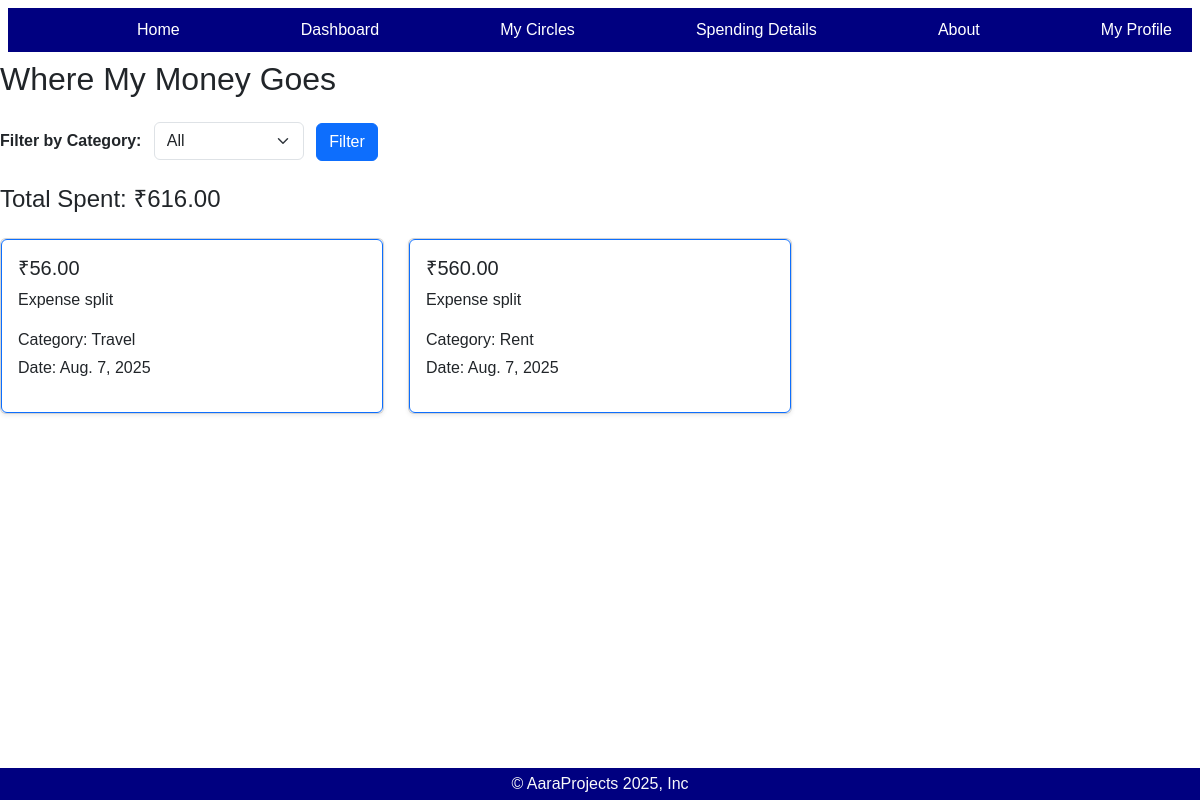
/Filters/details/ (signed in), run on an earlier commit of the app's database.
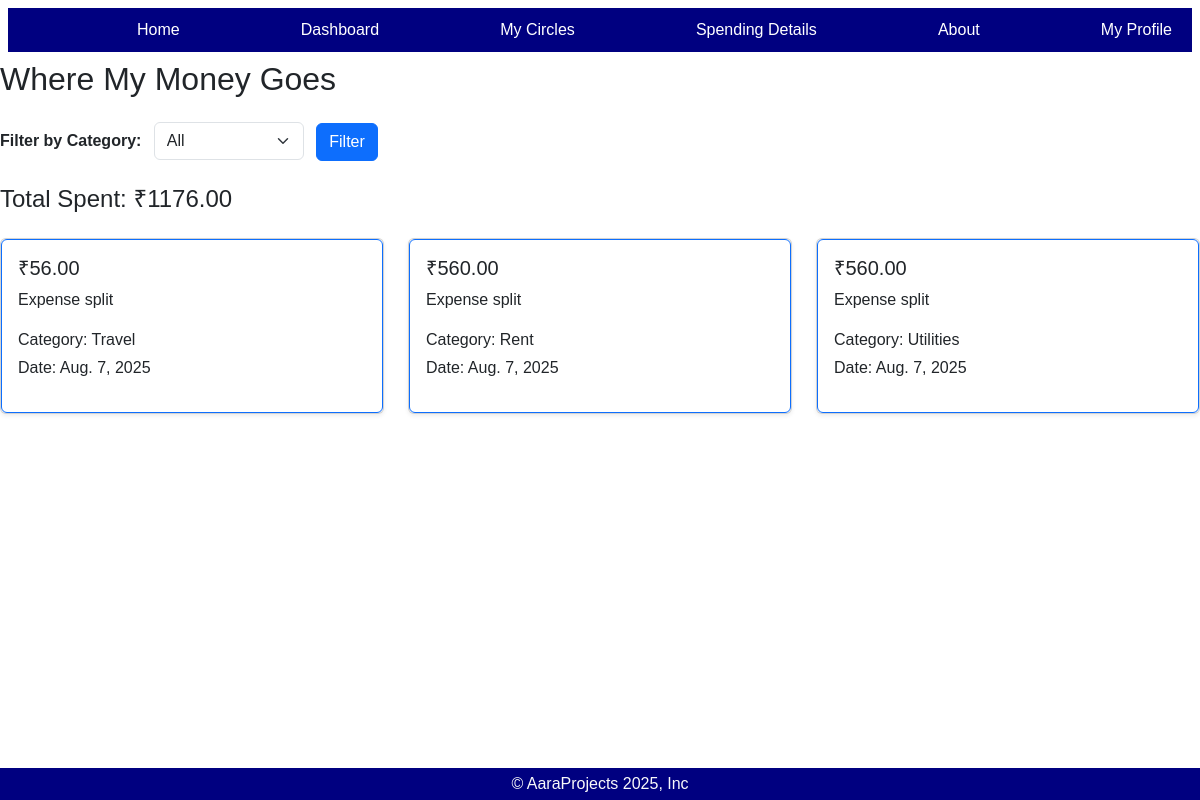
And on a later commit of the database.
### myapp/models.py (models this page shows, shortened)
class Expense(models.Model):
    description=models.CharField(max_length=100)
    user=models.ForeignKey(settings.AUTH_USER_MODEL,on_delete=models.CASCADE)
    amount=models.DecimalField(max_digits=10,decimal_places=2)
    date=models.DateField()
    circle=models.ForeignKey(MyCircle,on_delete=models.CASCADE)
    category=models.ForeignKey(Category,on_delete=models.SET_NULL,null=True)

class Category(models.Model):
    name = models.CharField(max_length=50)

### myapp/views.py (the view)
# urls.py: path('Filters/details/',views.filter,name='filter')
def filter(request):
        expenses = Expense.objects.filter(user=request.user)
        categories = Category.objects.all()
        category_id = request.GET.get('category')
        if category_id:
            expenses = expenses.filter(category_id=category_id)
        total_amount = sum(exp.amount for exp in expenses)
        return render(request, 'filters.html', {'expenses': expenses,'categories': categories,'total_amount': total_amount})

### myapp/templates/filters.html (shortened to what this page needs)
{% extends 'base.html' %}
{% block content %}
<h2 class="mb-4">Where My Money Goes</h2>
<form method="get" class="mb-4">
    <label><strong>Filter by Category:</strong></label>
    <select name="category" class="form-select d-inline-block w-auto mx-2">
        <option value="">All</option>
    </select>
    <button type="submit" class="btn btn-primary">Filter</button>
</form>
<h4 class="mb-4">Total Spent: ₹{{ total_amount }}</h4>
<div class="row">
    {% for expense in expenses %}
        <div class="col-md-4 mb-3">
            <div class="card h-100 shadow-sm">
                <div class="card-body card border-primary">
                    <h5 class="card-title">₹{{ expense.amount }}</h5>
                    <p class="card-text">{{ expense.description }}</p>
                    <p class="mb-1">Category: {{ expense.category.name }}</p>
                    <p>Date: {{ expense.date }}</p>
                </div>
            </div>
        </div>
    {% empty %}
        <p>No expenses found.</p>
    {% endfor %}
</div>
{% endblock %}

What changed in the data, as far as the page shows it:
added Expense: amount "560.00", description "Expense split", category.name "Utilities", date "Aug. 7, 2025"
Also different on the page:
{{ total_amount }}: "616.00" → "1176.00"
